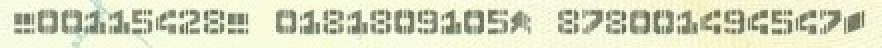
#> input picture cheque1_crop.jpg, 441 x 24 px, found by its file name (shown 2 times larger)
$ jupyter execute openCV_f1.ipynb
#> lines starting #> are read from the running program, lines starting #| are printed output that depends on the picture; after the words box and inside, x2 and y2 are one past the last pixel; in counts of white or black regions, pixels touching at a corner belong together
[cell 1]
import cv2
import numpy as np
from matplotlib import pyplot as plt
import os

[cell 2]
imgPath = "C:/Users/i868474/Documents/ocrApp/cheque1_crop.jpg"
if os.path.isfile(imgPath):
    img = cv2.imread(imgPath,0)
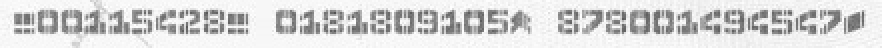
#> img: shape (24, 441) (shown 2 times larger); min 82, max 255, mean 215.9
else:
    print ("The file " + imgPath + " does not exist.")


ret,thresh1 = cv2.threshold(img,127,255,cv2.THRESH_BINARY)
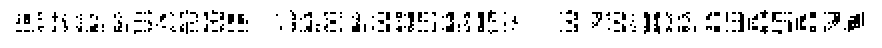
#> thresh1: shape (24, 441) (shown 2 times larger); 90.9% white; black in thin lines or dots, all inside (x1, y1, x2, y2) = (8, 5, 432, 17)


titles = ['Original Image','BINARY']
images = [img, thresh1]

[cell 3]
for i in range(2):
    plt.subplot(2,3,i+1),plt.imshow(images[i],'gray')
    plt.title(titles[i])
    plt.xticks([]),plt.yticks([])

plt.show()
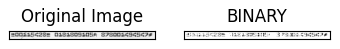
#> figure drawn by matplotlib, 2 panels
